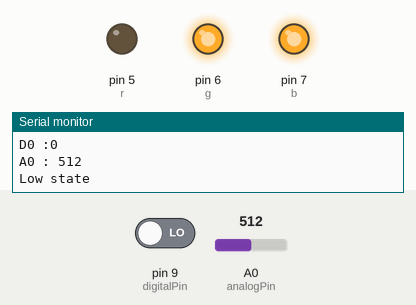
Simulated run of this sketch. Board: Arduino Uno, built with avr-gcc and run on an emulated ATmega328P. Parts: output pins drawn as LEDs (lit = HIGH), the last lines printed to the serial monitor. The inputs (shaded band) are chosen by the test bench; at power-on: pin 9 (digitalPin) LOW, A0 (analogPin) = 512.

Above: at 1.8 s.
1.9 s: pin 9 (digitalPin) driven HIGH
At 2.6 s:
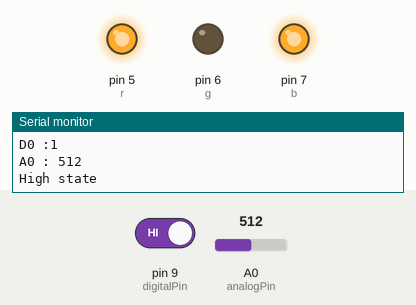
3.5 s: pin 9 (digitalPin) driven LOW
At 5.3 s:
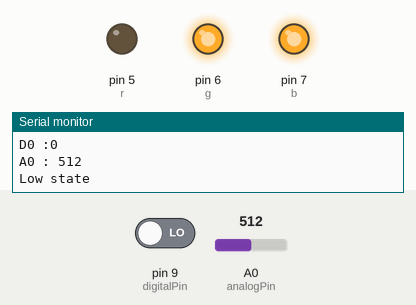
Timing chart, 0 to 6.8 s (numbered marks = the images above; inputs shaded):
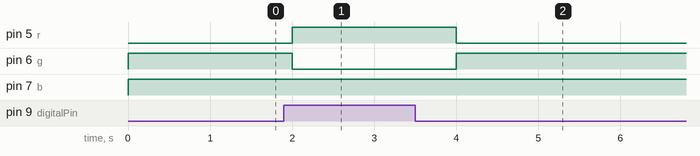

The sketch:

rainbow_with_analog_temperature_sensor.ino
```cpp
#include <LiquidCrystal_I2C.h>

const int digitalPin = 9;
int analogPin = A0;

int Astate = 0;
boolean Dstate = 0;

// Rainbow led Pins
const int r = 5;
const int g = 6;
const int b = 7;

void setup()
{
  pinMode(digitalPin, INPUT); // temperature input

  // output rainbow led
  pinMode(r, OUTPUT);
  pinMode(g, OUTPUT);
  pinMode(b, OUTPUT);

  Serial.begin(9600);
}


void loop()  // run over and over again
{
  Astate = analogRead(analogPin);
  Dstate = digitalRead(digitalPin);

  Serial.print("D0 :");
  Serial.println(Dstate);
  Serial.print("A0 : ");
  Serial.println(Astate);

  if(Dstate == HIGH){
    Serial.println("High state");
    color(255,0,255); // green color;
  }else{
    Serial.println("Low state");
    color(0, 255, 255); // red
  }

  delay(1000);
}
/***************************************************************************/
void color (unsigned char red, unsigned char green, unsigned char blue){
  analogWrite(r, red);
  analogWrite(g, green);
  analogWrite(b, blue);
}
```

Measured:
- after the input at 1.9 s, pin 5 (r): LOW → HIGH after 0.10 s; pin 6 (g): HIGH → LOW after 0.10 s
- after the input at 3.5 s, pin 5 (r): HIGH → LOW after 0.50 s; pin 6 (g): LOW → HIGH after 0.50 s
